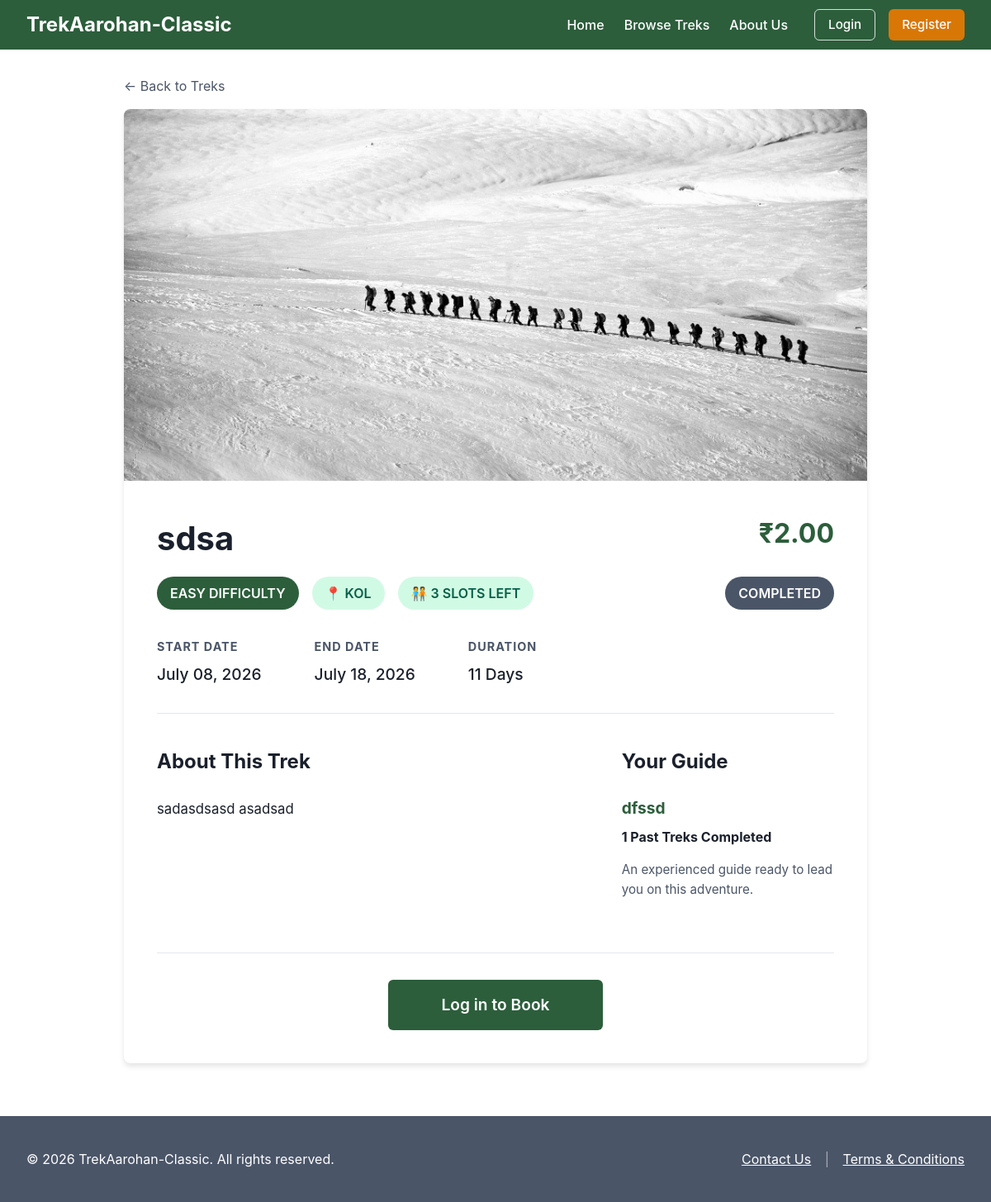
Before: /trek/1 with the older database file.
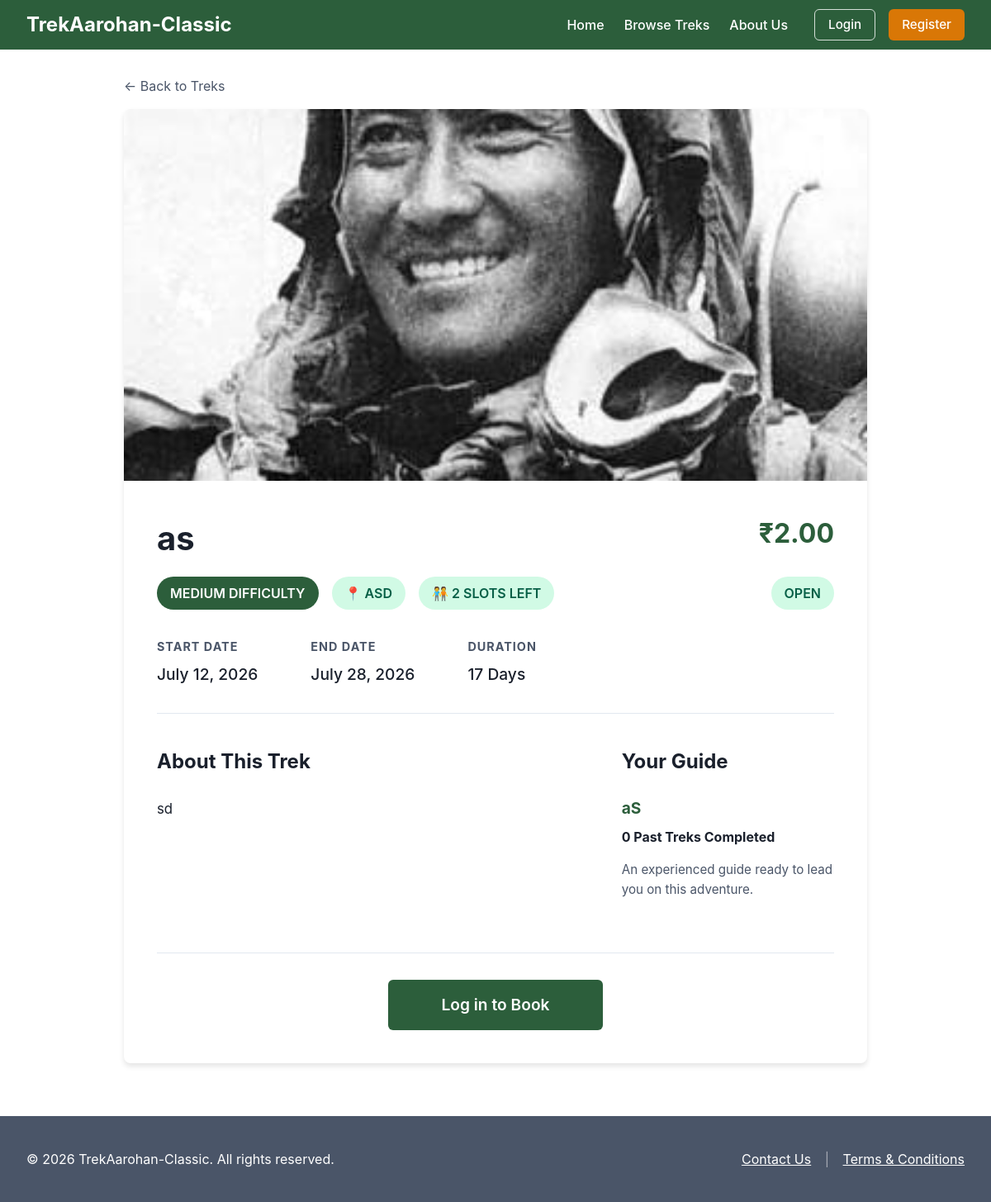
After: the same page with the newer database file.
### models.py (models this page shows)
class Trek(db.Model):
    __tablename__ = "trek"
    id = db.Column(db.Integer, primary_key=True, autoincrement=True)
    name = db.Column(db.String(100), nullable=False)
    location = db.Column(db.String(100), nullable=False)
    description = db.Column(db.Text, nullable=True)
    difficulty = db.Column(db.String(20), nullable=False)
    start_date = db.Column(db.Date, nullable=False)
    end_date = db.Column(db.Date, nullable=False)
    slots_available = db.Column(db.Integer, nullable=False)
    price = db.Column(db.Float, default=0.0, nullable=False)
    status = db.Column(db.String(20), default="open", nullable=False)
    cover_image = db.Column(db.String(255), nullable=True)
    assigned_staff_id = db.Column(db.Integer, db.ForeignKey("user.id"), nullable=False)
    bookings = db.relationship("Booking", backref="trek", lazy=True)

class User(db.Model, UserMixin):
    __tablename__ = "user"
    id = db.Column(db.Integer, primary_key=True, autoincrement=True)
    username = db.Column(db.String(50), unique=True, nullable=False)
    password = db.Column(db.String(255), nullable=False)
    name = db.Column(db.String(100), nullable=False)
    email = db.Column(db.String(120), unique=True, nullable=False)
    phone = db.Column(db.String(20), nullable=False)
    role = db.Column(db.Integer, default=0, nullable=False)
    emergency_phone = db.Column(db.String(20), nullable=True)
    emergency_relation = db.Column(db.String(50), nullable=True)
    experience = db.Column(db.Text, nullable=True)  # Used for Staff
    is_approved = db.Column(db.Boolean, default=False)  # Used for Staff
    is_blacklisted = db.Column(db.Boolean, default=False)
    assigned_treks = db.relationship("Trek", backref="staff", lazy=True)
    bookings = db.relationship("Booking", backref="user", lazy=True)

### app.py (the view)
    @app.route("/trek/<int:id>")
    def public_trek_detail(id):
        trek = Trek.query.get_or_404(id)
        staff_completed_treks = Trek.query.filter_by(assigned_staff_id=trek.assigned_staff_id, status="completed").count()
        booking_status = None
        if current_user.is_authenticated and current_user.role == 0:
            booking = Booking.query.filter(Booking.user_id == current_user.id, Booking.trek_id == id, Booking.status != "cancelled").first()
            if booking:
                booking_status = booking.status
        return render_template("public_trek_detail.html", trek=trek, staff_completed_treks=staff_completed_treks, booking_status=booking_status)

### templates/public_trek_detail.html (shortened to what the changed rows need)
{% extends "base.html" %}
{% set active_page = "treks" %}
{% block public_content %}
<div class="container" style="max-width: 900px; margin: 0 auto; padding: 2rem 1rem 4rem 1rem;">
    <div class="card" style="padding: 0; overflow: hidden;">
        {% if trek.cover_image %}
            <div style="height: 450px; background-image: url('{{ url_for('static', filename='uploads/' ~ trek.cover_image) }}'); background-size: cover; background-position: center;"></div>
        {% else %}
            <div style="height: 450px; background-image: url('{{ url_for('static', filename='images/trek.jpg') }}'); background-size: cover; background-position: center;"></div>
        {% endif %}
        <div style="padding: 2.5rem;">
            <div style="display: flex; justify-content: space-between; align-items: flex-start; margin-bottom: 1rem;">
                <h1 style="margin: 0; color: var(--text-color); font-size: 2.5rem;">{{ trek.name }}</h1>
                <h2 style="margin: 0; font-size: 2rem;">₹{{ "%.2f"|format(trek.price) }}</h2>
            </div>
            <div style="display: flex; gap: 1rem; margin-bottom: 2rem; flex-wrap: wrap;">
                <span class="badge badge-active" style="font-size: 1rem; padding: 0.5rem 1rem; background-color: var(--primary-color); color: white;">{{ trek.difficulty|capitalize }} Difficulty</span>
                <span class="badge badge-open" style="font-size: 1rem; padding: 0.5rem 1rem;">📍 {{ trek.location }}</span>
                <span class="badge badge-open" style="font-size: 1rem; padding: 0.5rem 1rem;">🧑‍🤝‍🧑 {{ trek.slots_available }} Slots Left</span>
                <span class="badge badge-{{ trek.status }}" style="font-size: 1rem; padding: 0.5rem 1rem; margin-left: auto;">{{ trek.status|capitalize }}</span>
            </div>
            <div style="display: flex; gap: 4rem; margin-bottom: 2.5rem; padding-bottom: 2rem; border-bottom: 1px solid var(--border-color);">
                <div>
                    <strong style="color: var(--secondary-color); font-size: 0.9rem; text-transform: uppercase; letter-spacing: 1px;">Start Date</strong>
                    <p style="margin: 0.5rem 0 0 0; font-size: 1.2rem; font-weight: 500;">{{ trek.start_date.strftime('%B %d, %Y') }}</p>
                </div>
                <div>
                    <strong style="color: var(--secondary-color); font-size: 0.9rem; text-transform: uppercase; letter-spacing: 1px;">End Date</strong>
                    <p style="margin: 0.5rem 0 0 0; font-size: 1.2rem; font-weight: 500;">{{ trek.end_date.strftime('%B %d, %Y') }}</p>
                </div>
                <div>
                    <strong style="color: var(--secondary-color); font-size: 0.9rem; text-transform: uppercase; letter-spacing: 1px;">Duration</strong>
                    <p style="margin: 0.5rem 0 0 0; font-size: 1.2rem; font-weight: 500;">{{ (trek.end_date - trek.start_date).days + 1 }} Days</p>
                </div>
            </div>
            <div style="display: grid; grid-template-columns: 2fr 1fr; gap: 3rem;">
                <div>
                    <h3 style="margin-top: 0; font-size: 1.5rem;">About This Trek</h3>
                    {% if trek.description %}
                        <div style="line-height: 1.8; color: var(--text-color); font-size: 1.05rem; white-space: pre-wrap;">{{ trek.description }}</div>
                    {% else %}
                        <div style="line-height: 1.8; color: #9ca3af; font-style: italic; font-size: 1.05rem;">No description provided.</div>
                    {% endif %}
                </div>
                <div>
                    <h3 style="margin-top: 0; font-size: 1.5rem;">Your Guide</h3>
                    <h4 style="margin: 0 0 0.5rem 0; font-size: 1.2rem; color: var(--primary-color);">{{ trek.staff.name }}</h4>
                    <p style="margin: 0 0 1rem 0; font-weight: bold; color: var(--text-color);">{{ staff_completed_treks }} Past Treks Completed</p>
                    <p style="margin: 0; color: var(--secondary-color); font-size: 0.95rem; line-height: 1.6;">
                        {{ trek.staff.experience or 'An experienced guide ready to lead you on this adventure.' }}
                    </p>
                </div>
            </div>
            <div style="margin-top: 4rem; padding-top: 2rem; border-top: 1px solid var(--border-color); text-align: center;">
            </div>
        </div>
    </div>
</div>
{% endblock %}

Changed rows visible on the page:
removed User: staff.name "dfssd", staff "An experienced guide ready to lead you on this adventure."
changed Trek: cover_image: picture added; name "sdsa" → "as"; difficulty "EASY" → "MEDIUM"; location "KOL" → "ASD"; slots_available "3" → "2"; status "COMPLETED" → "OPEN"; start_date "July 08, 2026" → "July 12, 2026"; end_date "July 18, 2026" → "July 28, 2026"; (trek.end_date-trek.start_date).days+1 "11" → "17"; description "sadasdsasd asadsad" → "sd"
now on this page (row edited): User: staff.name "aS", staff "An experienced guide ready to lead you on this adventure."
Other visible differences:
{{ staff_completed_treks }}: "1" → "0"
